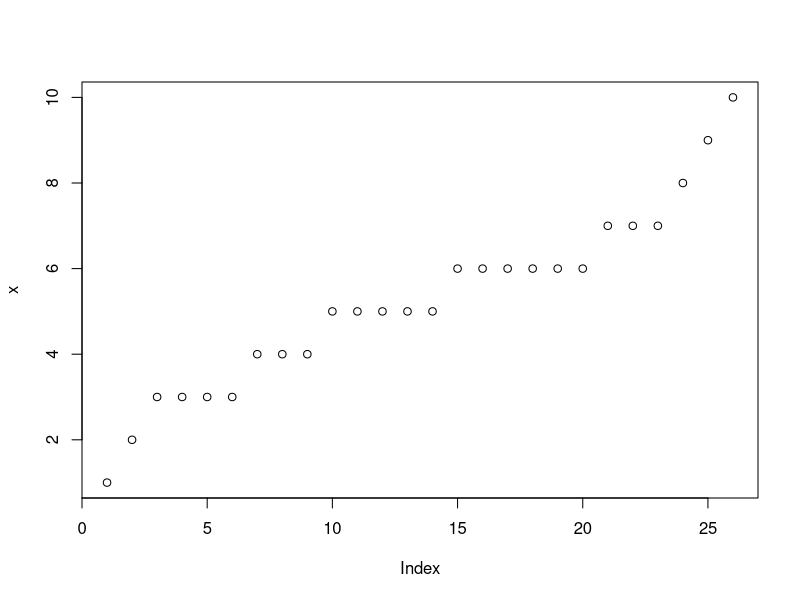
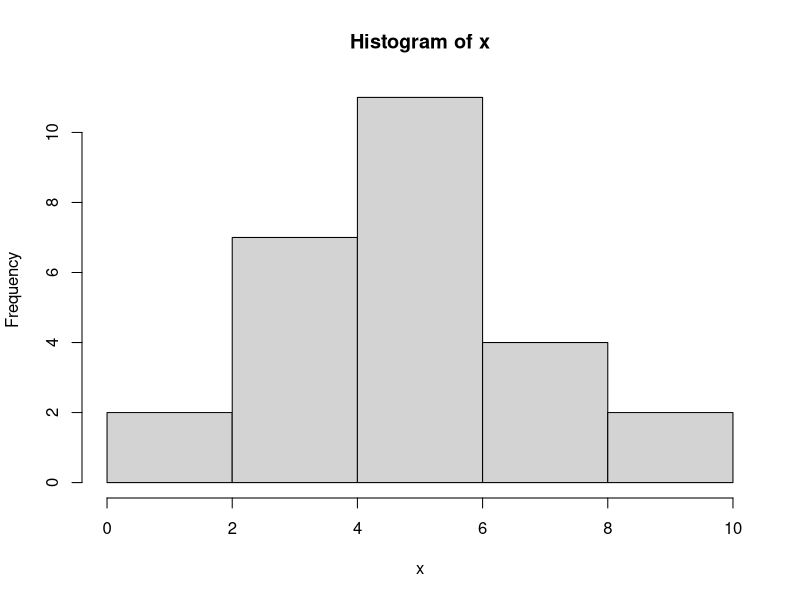
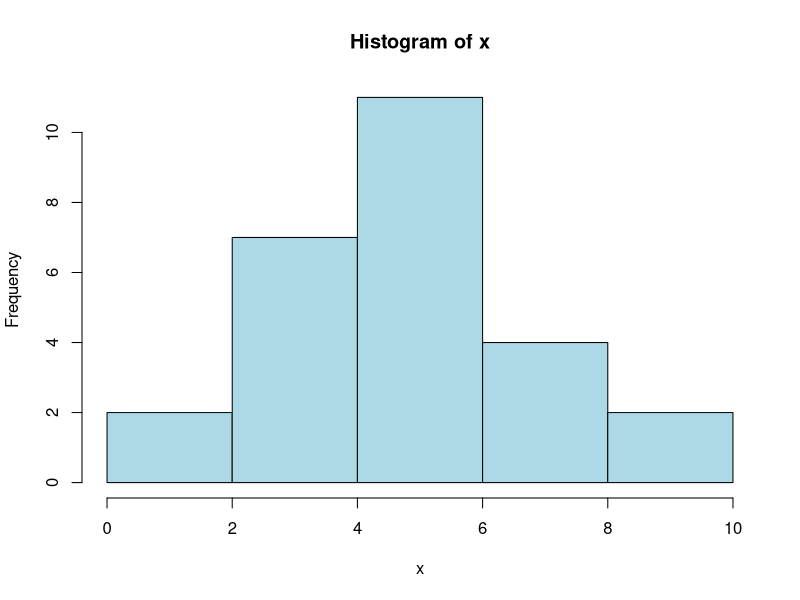
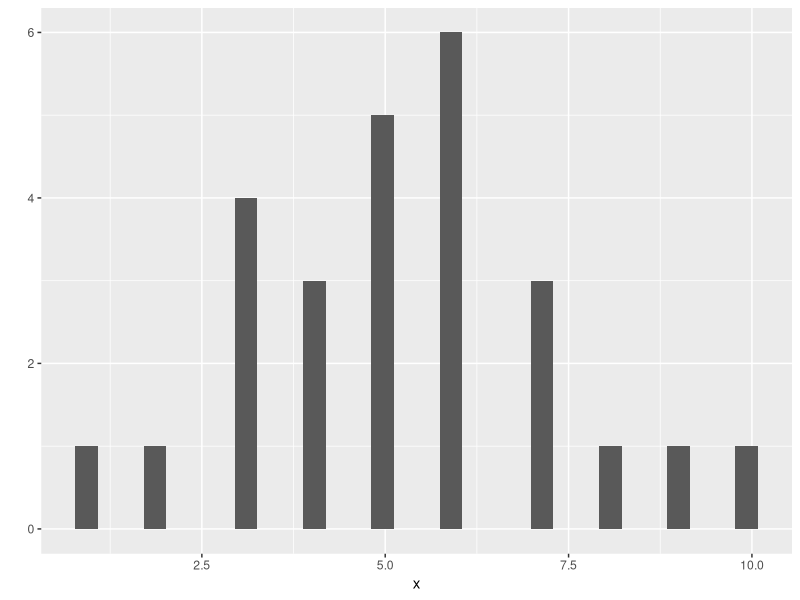
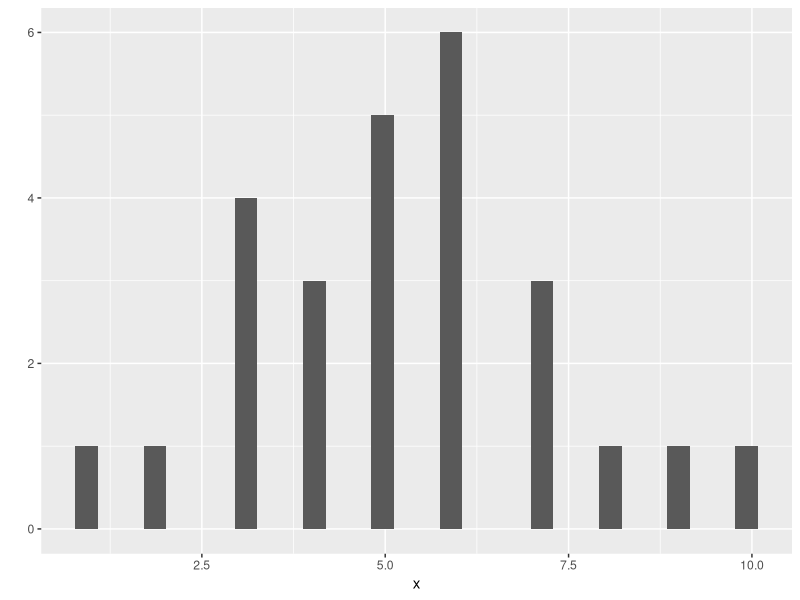
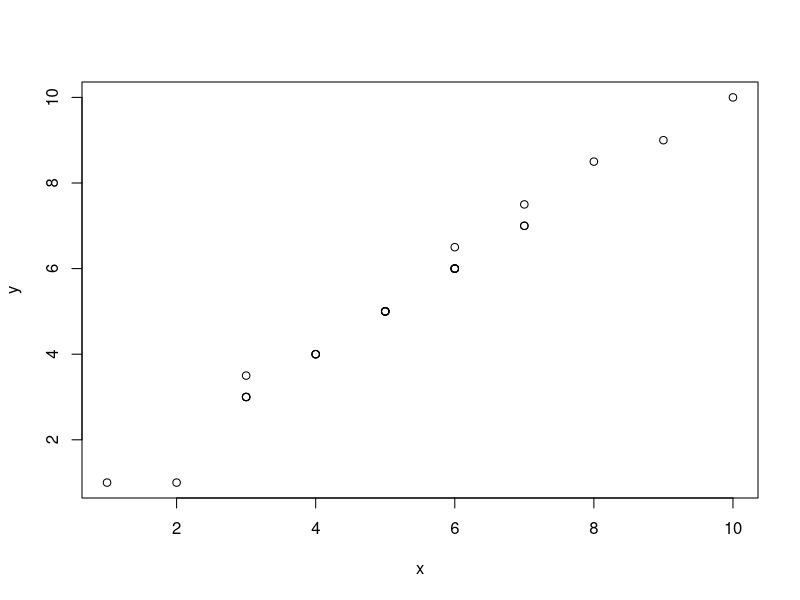
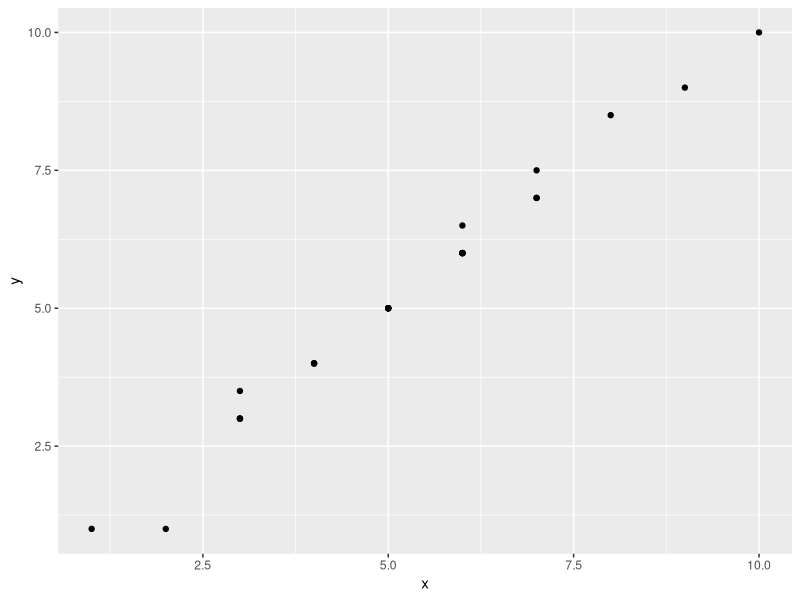
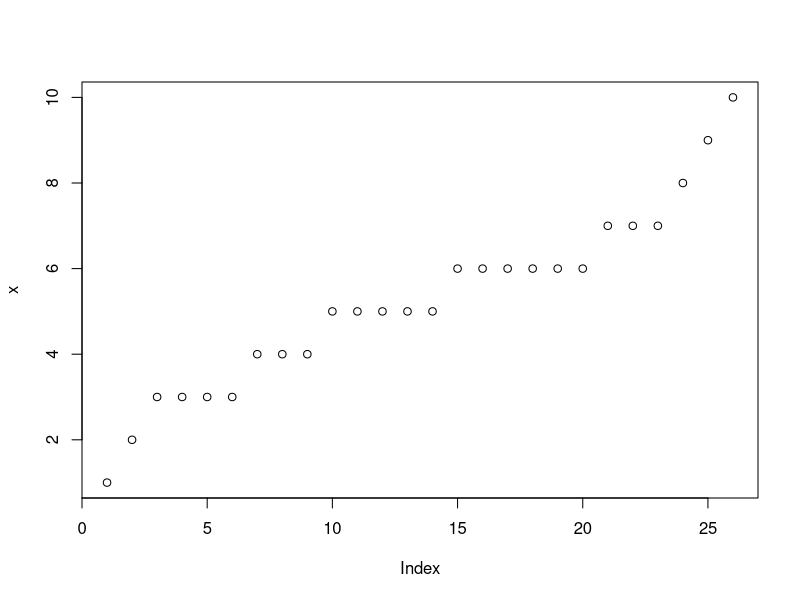

Generate these figures, in order, with R:
# ******************************************************************
#   
#           ** TP1 : R pour sciences humaines **
#                       (Maelle AMAND)
# 
# ******************************************************************
#   
# A la base, R est une grosse machine à calculer. 
# Au début des ordinateurs, on appelait ce genre de machines
# "number crunching machines".

# Faisons quelques calculs...

# @@@@@@@@@@@@@@@@@@@@@@@@@@@@@@@@@@@@@@@@@@@@@@@@@@@@@@@@@@@@@@@
# @@@@@@@@@@@@@@@@@@ CALCULS DE BASE @@@@@@@@@@@@@@@@@@@@@@@@@@@@
# @@@@@@@@@@@@@@@@@@@@@@@@@@@@@@@@@@@@@@@@@@@@@@@@@@@@@@@@@@@@@@@

2+4

777*10

(5+5)*2

67*2

67/0.5


# A vous! Tapez quelques calculs et observez le résultat:

# ________________________________________________________________
# ________________________________________________________________
# ________________________________________________________________

# @@@@@@@@@@@@@@@@@@@@@@@@@@@@@@@@@@@@@@@@@@@@@@@@@@@@@@@@@@@@@@@
# @@@@@@@@@@@@@@@@@@ CREATION DE VECTEURS @@@@@@@@@@@@@@@@@@@@@@@
# @@@@@@@@@@@@@@@@@@@@@@@@@@@@@@@@@@@@@@@@@@@@@@@@@@@@@@@@@@@@@@@


# Donnons un nom à notre calcul: on dit qu'on "stocke le calcul dans
# un vector" (English:"you assign values to a vector")

calcul1 <- 777*10
# vérifions si calcul1 contient bien le résultat de notre calcul 
calcul1

# A vous! Changez le nom du vecteur et changez le calcul: 



# ________________________________________________________________
# ________________________________________________________________
# ________________________________________________________________

# On peut donner un nom à une liste de mots :

mots <- c("cailloux","choux","genoux","hiboux", "poux")
mots


# On peut aussi donner un nom à une liste d'énoncés. Ce qui importe c'est de 
# mettre l'énoncé entre " ".

poeme <-c("Ma vie à la tienne est tressée" , "Comme on tresse des fils soyeux," , "Et je pense avec ta pensée," , "Et je regarde avec tes yeux.")
poeme


# A vous! Changez la liste de mot et stockez-la dans un vecteur. Puis faites de même
# avec un énoncé:



# ________________________________________________________________
# ________________________________________________________________
# ________________________________________________________________


# @@@@@@@@@@@@@@@@@@@@@@@@@@@@@@@@@@@@@@@@@@@@@@@@@@@@@@@@@@@@@@@
# @@@@@@@@@@@@@@@@@@ PREMIERES FONCTIONS @@@@@@@@@@@@@@@@@@@@@@@@
# @@@@@@@@@@@@@@@@@@@@@@@@@@@@@@@@@@@@@@@@@@@@@@@@@@@@@@@@@@@@@@@

# R peut calculer la moyenne d'une série de chiffres.
# on utilise le mot anglais: mean. 
# On prépare d'abord le vecteur qui contient
# cette série de chiffres. Puis on fait la moyenne en 
# tapant la fonction mean puis on ajoute le vecteur entre parenthèses.


notes <- c(4,4,8,8)
mean(notes)

# Quand on a des chiffres, la fonction summary donne des informations
# supplémentaires. Lesquelles ?
summary(notes)



# A vous ! Calculez la moyenne d'une série de chiffres de votre choix !
# Cela peut etre la taille des participants à ce stage ! 
# Appliquez ensuite la fonction summary à votre vecteur !





# La fonction sqrt peut être utile. A votre avis, que fait-elle?
sqrt(25)



# On peut aussi calculer le carré ou le cube d'un chiffre. 

3^2
6^2

# A vous ! Calculez le carré du chiffre de votre choix:




# Un peu de déduction !
# Sachant que 4^2 permet de calculer 
# le carré de 4, quel sera le cube de 4 ?




# @@@@@@@@@@@@@@@@@@@@@@@@@@@@@@@@@@@@@@@@@@@@@@@@@@@@@@@@@@@@@@@
# @@@@@@@@@@@@@@@@@@ PREMIERS GRAPHIQUES @@@@@@@@@@@@@@@@@@@@@@@@
# @@@@@@@@@@@@@@@@@@@@@@@@@@@@@@@@@@@@@@@@@@@@@@@@@@@@@@@@@@@@@@@

# A) AVEC DES CHIFFRES SEULEMENT

# Avec UNE série de chiffres on peut faire un nuage de points:
# (English: scatterplot)
# On prépare d'abord sa série de chiffre. Puis, on utilise la 
# fonction plot()

x <- c(1,2,3,3,3,3,4,4,4,5,5,5,5,5,6,6,6,6,6,6,7,7,7,8,9,10)
plot(x)

# Avec une série de chiffres on peut aussi faire un histogramme:
# (English; histogram)

hist(x)
hist(x, col="lightblue")

# Pour un graphique plus joli on peut utiliser la fonction
# qplot(). Le "q" de qplot veut dire "quick" plot. 
# Pour utiliser cette fonction, installez le package 
# ggplot2 (m'appeler pour que je vous aide). Puis activez-le
# à l'aide de la commande:
library(ggplot2)

qplot(x)

# A votre avis, quelle est la différence entre 
# le premier histogramme et le second ? (à part la différence de couleurs)


qplot(x)

# A vous ! Créez un histogramme à partir d'une série de chiffres. 
# Nommer le vecteur x1
# Utilisez hist(), puis qplot()




#________________________________________________________________

# # Avec DEUX séries de chiffres on peut faire un nuage de points:
# (English: scatterplot)
# On prépare d'abord ses séries de chiffres. Puis, on utilise la 
# fonction plot() à nouveaux

x <- c(1,2,3,3,3,3,4,4,4,5,5,5,5,5,6,6,6,6,6,6,7,7,7,8,9,10)
y <- c(1,1,3,3.5,3,3,4,4,4,5,5,5,5,5,6,6,6.5,6,6,6,7.5,7,7,8.5,9,10)
plot(x,y)
qplot(x,y)


# Que se passe-t-il si l'on tape: plot(y,x) ? ESt-ce pareil pour
# qplot(y,x)




# Changez la dernière valeur de y à 5. Refaites le graphique.
# Observez la différence.



# A vous ! Créez 2 séries de chiffres et utilisez la fonction plot.
# Nommez le vecteur x2



# On peut aussi faire un graphique avec des lignes:
plot(x)
plot(x,type="l") # "l" est une abbréviation pour ligne.
plot(x,type="l", col="red")



# Faites votre graphique avec votre vecteur x2



# Dans la ligne plot(x2,type="l") Changez "l" en "o" et tapez la 
# commande ci-dessous:


# ...................
# Executez-là. (ctrl+ENTER)
# Qu'observez-vous sur le graphique?




# _________________________________________________________________

# B) AVEC DES DONNEES TEXTUELLES (QUALITATIVES)
# Attention, les guillemets sont obligatoire quand on crée
# une liste avec du texte.

sexe <- c("Homme","Homme","Homme","Homme","Homme", "Femme", "Femme", "Femme")
sexe

# graphique avec le nombre d'occurrences:
occurrences<- table(sexe)
occurrences

barplot(occurrences)
pie(occurrences)

# graphique avec la conversion en frequence:
frequence <- prop.table(table(sexe))
frequence

barplot(frequence)
pie(frequence)

# A vous 1 ! Crééz une nouvelle liste et faites les graphiques.

# A vous 2 ! Pour convertir les fréquences en pourcentages on 
# multiplie le vecteur frequence par 100. Essayez ! 





# stockez cette multiplication dans un vecteur nommé pourcentage.


# faites les graphiques avec ce vecteur nommé pourcentage !



# A votre avis: à quoi servent les fonctions table(), barplot(), 
# pie() et prop.table(table())?

# table() ......................................................

# barplot() ....................................................

# pie() ........................................................

# prop.table(table()) ..........................................



# @@@@@@@@@@@@@@@@@@@@@@@@@@@@@@@@@@@@@@@@@@@@@@@@@@@@@@@@@@@@@@@
# @@@@@@@@@@@@@@@@@@@@@@@@ QUIZ @@@@@@@@@@@@@@@@@@@@@@@@@@@@@@@@@
# @@@@@@@@@@@@@@@@@@@@@@@@@@@@@@@@@@@@@@@@@@@@@@@@@@@@@@@@@@@@@@@

# A quoi servent la fonction mean() et sqrt()?

# Réponse: ..........................................

# Si l'on veut faire la somme d'une liste. Qu'elle est la fonction
# la plus probable? (N'hésitez-pas à les tester)

# a) somme() b) SUM() c) sum() d) Sum()

# Réponse: ..........................................


# Dans la ligne de code ci-dessous, quel est le vecteur ?

sexe <- c("Homme","Homme","Homme","Homme","Homme", "Femme", "Femme", "Femme")

# Réponse : ..........................................



# Quel graphiques permettent de représenter des chiffres ?

# Réponse: ..........................................



# Comment peut-on créer un graphique avec une ligne ?

# Réponse: ..........................................


# Que doit-on ajouter à droite et à gauche
# de chaque élément d'une liste de mots/d'énoncés?
# Ex: mots <- c(?homme?, ?femme?.....)

# Réponse: ..........................................


# Quelle fonction permet la création d'un graphique en barre ?

# Réponse: ..........................................


# Quelle fonction permet la création d'un graphique circulaire ?

# Réponse: ..........................................

# Comment calculer le nombre d'occurences dans une série de mots?

# Réponse: ..........................................

# Comment convertir ce nombre en fréquence ?

# Réponse: ..........................................

# Comment convertir les fréquences en pourcentages ?

# Réponse: ..........................................


# @@@@@@@@@@@@@@@@@@@@@@@@@@@@@@@@@@@@@@@@@@@@@@@@@@@@@@@@@@@@@@@
# @@@@@@@@@@@@@@@@@@ BILAN DE LA SEANCE @@@@@@@@@@@@@@@@@@@@@@@@@
# @@@@@@@@@@@@@@@@@@@@@@@@@@@@@@@@@@@@@@@@@@@@@@@@@@@@@@@@@@@@@@@


# Je sais faire : 
# un calcul de base avec R : Oui / Non
# la moyenne d'une série de chiffres : Oui / Non
# la somme d'une série de chiffres: Oui / Non
# la racine carrée d'un chiffre : Oui / Non

# Je sais :
# utiliser la fonction summary() : Oui / Non
# créer un vecteur  : Oui / Non
# créer une liste de données qualitatives : Oui / Non

# Je peux créer un graphique avec :
# Une série de chiffres : Oui / Non
# Deux séries de chiffres Oui / Non
# Une série de données qualitatives : Oui / Non



# Combien de "oui" avez-vous ? Combien de "non" ?